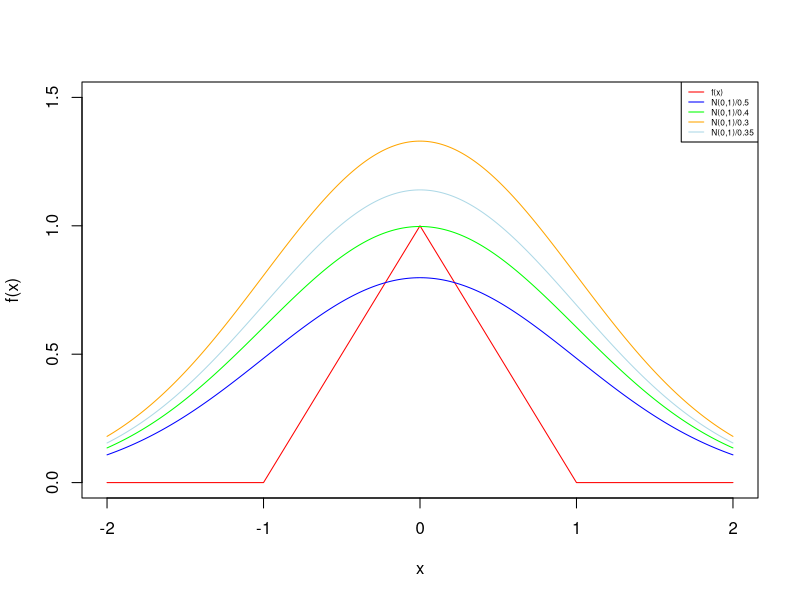
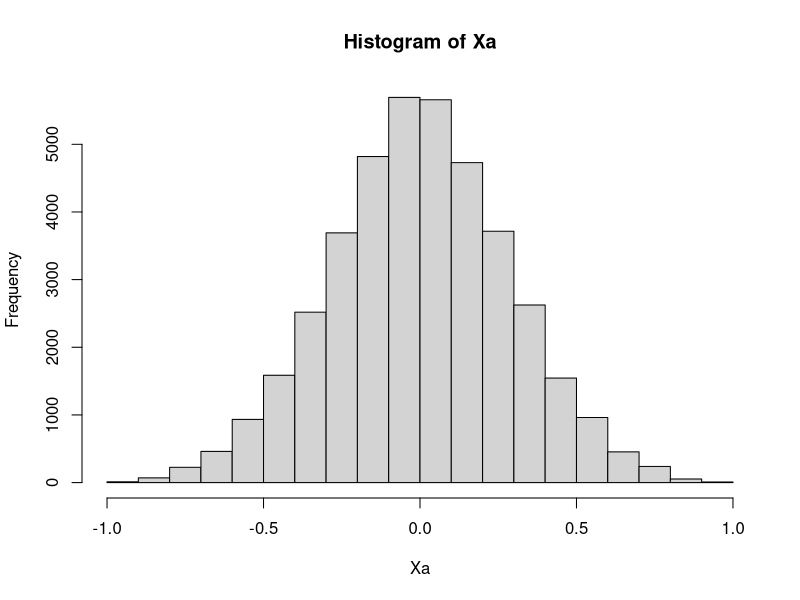
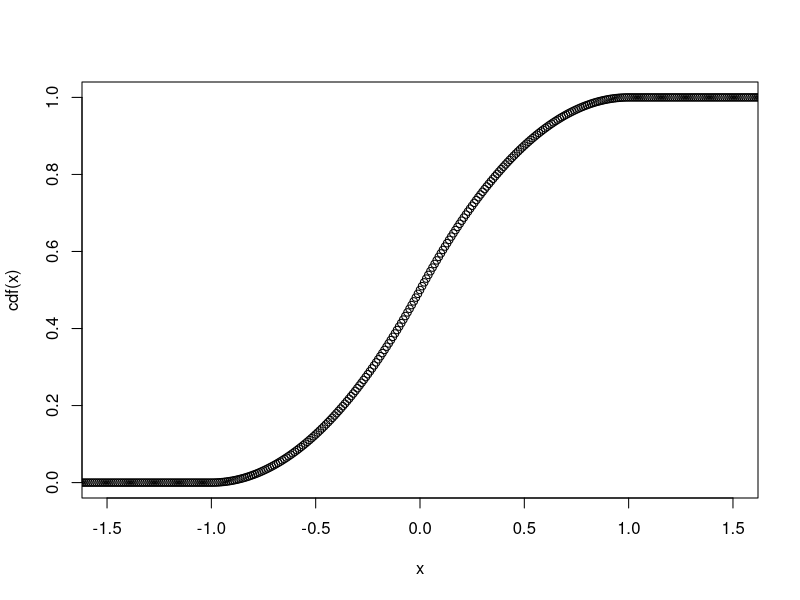
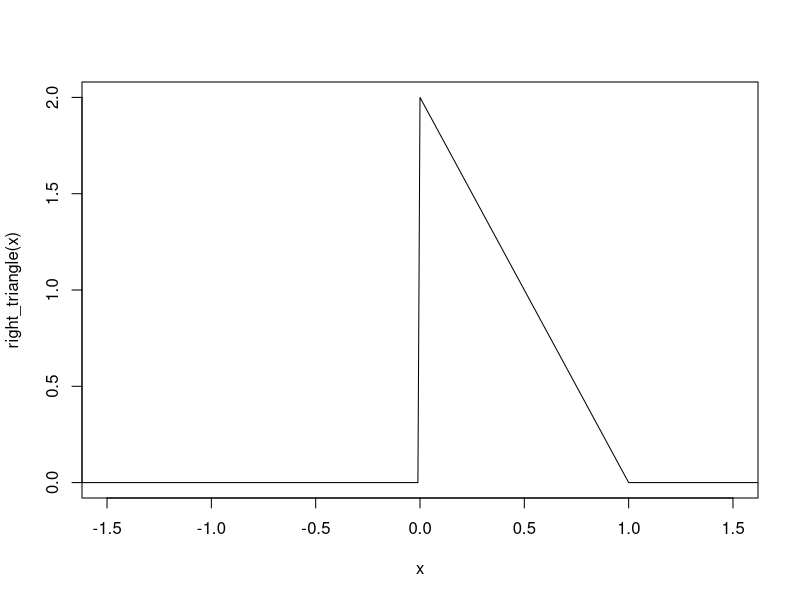
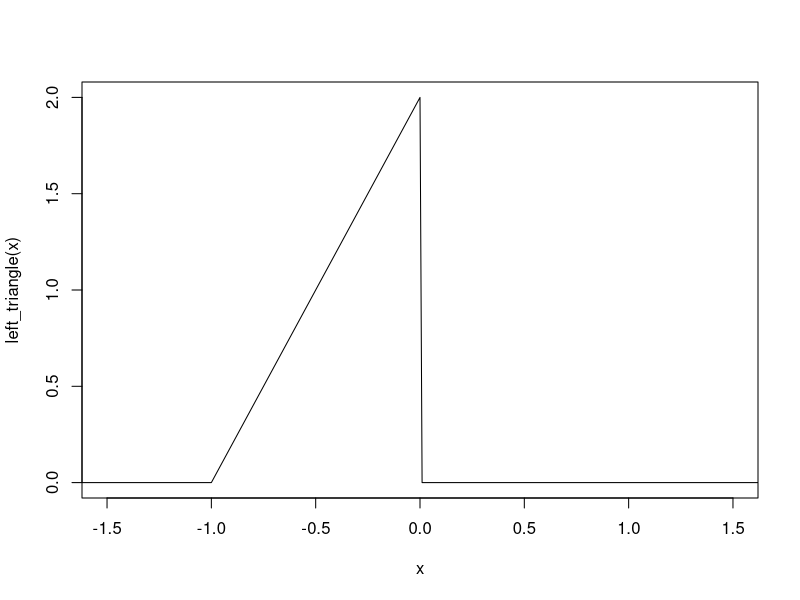
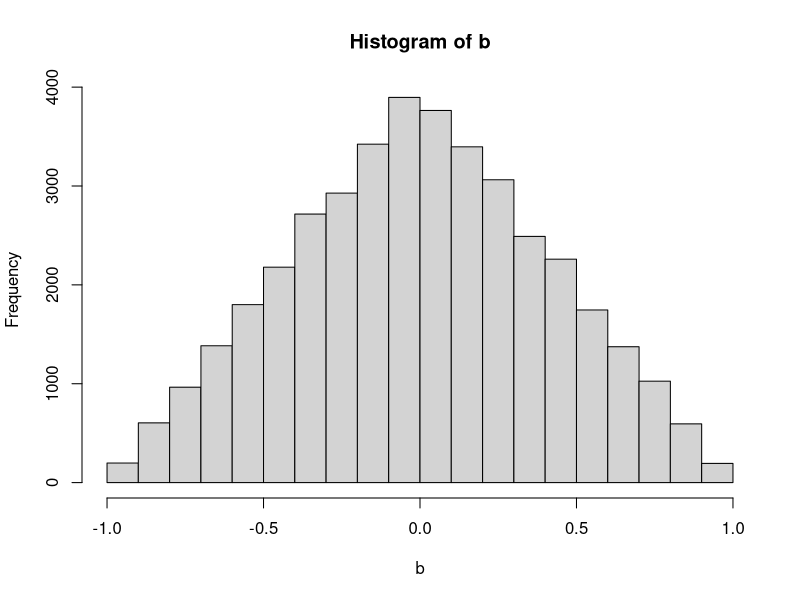
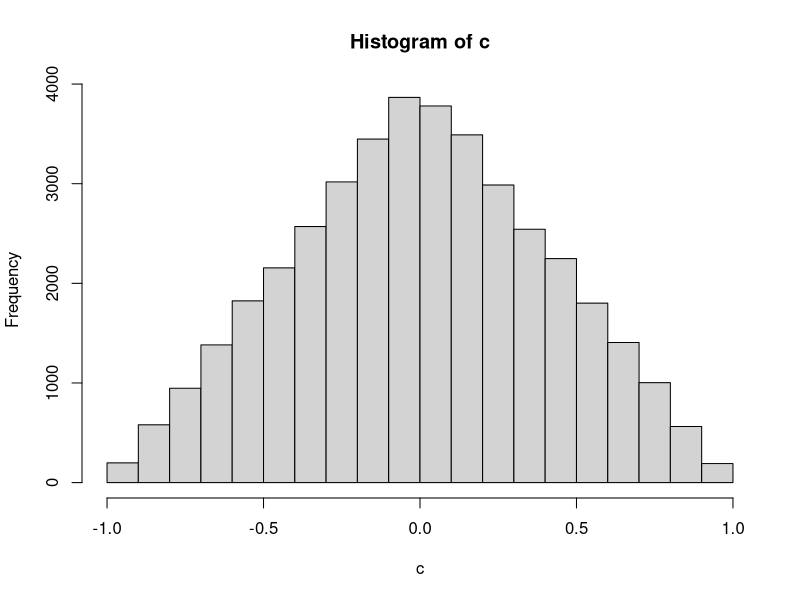
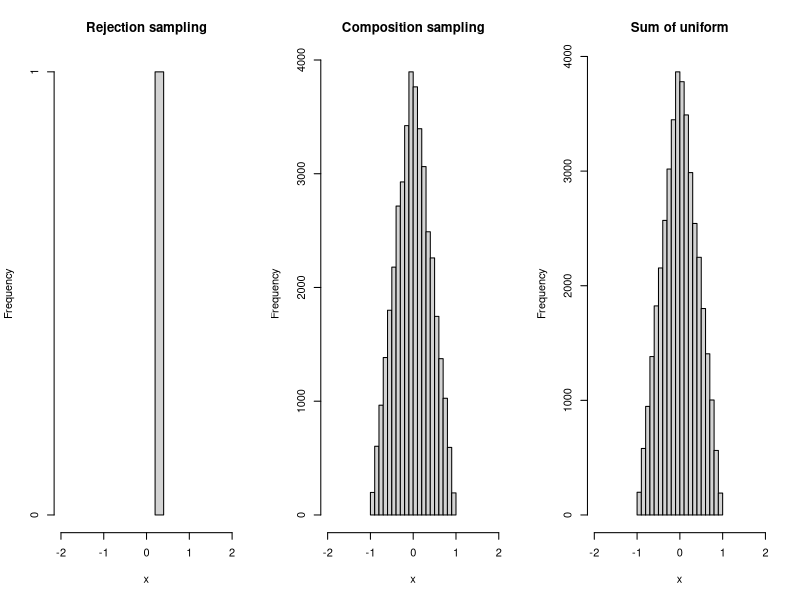

Generate these figures, in order, with R:
## ---- chunk 1
knitr::opts_chunk$set(echo = TRUE)
## ---- chunk 2

f <- function(x){
  out <- c()
  for (i in 1:length(x)){
    if (x[i] < -1){out <- append(out, 0)
    }else if(x[i] > 1){ out <- append(out, 0) 
    }else if (-1 <= x[i] && x[i] <= 0){out <- append(out, x[i]+1)
    }else if (0 < x[i] && x[i] <= 1){out <- append(out, 1-x[i])}
  }
  return(out)
}

#Determining proper value of a for the enveloppe
x <- seq(-2, 2, 0.01)
plot(x, f(x), col = "red", type = "l", ylim = c(0, 1.5))
lines(x, dnorm(x)/0.5, col = "blue")
lines(x, dnorm(x)/0.4, col = "green")
lines(x, dnorm(x)/0.3, col = "orange")
lines(x, dnorm(x)/0.35, col = "lightblue")
#add legend
legend("topright", legend = c("f(x)", "N(0,1)/0.5", "N(0,1)/0.4", "N(0,1)/0.3", "N(0,1)/0.35"), col = c("red", "blue", "green", "orange", "lightblue"), lty = 1, cex = 0.5)

#Based on the three plots, we choose a = 0.35
a <- 0.35

e <- function(x){
  return(dnorm(x) / a)
}

## ---- chunk 3
#Rejection sampling:
Xa <- c()

while(length(Xa) < 40000){
   U <- runif(1)
   Y <- rnorm(1) * a            # g(x) = N(0,1)
  if (U <= f(Y)/e(Y)){
    Xa <- c(Xa, Y)
  }
}

#plot the histogram of the generated values
hist(Xa)
## ---- chunk 4
x <- seq(-2,2, 0.01)

cdf <- function(x){
  y <- rep(0,length(x))
  for (i in 1:length(x)){
    if (x[i] < -1){
      y[i] <- 0
    }else if (x[i]<=0){
      y[i] <- x[i]^2/2 + x[i] + 0.5
    }else if (x[i]<=1){
      y[i] <- x[i] - (x[i]^2 /2) + .5
    }else y[i] <- 1
  }
  return(y)
}

plot(x,cdf(x), xlim=c(-1.5, 1.5))

right_triangle <- function(x){
  y <- rep(0, length(x))
  for (i in 1:length(x)){
    if (x[i] < 0){
        y[i] <- 0
      }else if(x[i] > 1){
        y[i] <- 0
      }else y[i] <- 2 - 2*x[i]
    }
  return(y)
}

left_triangle <- function(x){
  y <- rep(0, length(x))
  for (i in 1:length(x)){
    if (x[i] < -1){
      y[i] <- 0
    }else if(x[i] > 0){
      y[i] <- 0
    }else y[i] <- 2 + 2*x[i]
  }
  return(y)
}

plot(x,right_triangle(x), xlim=c(-1.5, 1.5), type="l")
plot(x,left_triangle(x), xlim=c(-1.5, 1.5), type="l")


cdf_right <- function(y){
  return(1 - sqrt(1-y))
}

cdf_left <- function(y){
  return(sqrt(y)-1)
}

zerone <- runif(40000, 0,1)
g <- rbinom(40000, 1, 0.5)

genX <- function(x,g){
  res <- rep(0, length(x))
  for (i in 1:length(x)){
    if (g[i] == 0) res[i] <- cdf_right(x[i])
    else res[i] <- cdf_left(x[i])
  }
  return(res)
}
b <- genX(zerone, g)
hist(b)
## ---- chunk 5

genXunif <- function(){
  u1 <- runif(40000)
  u2 <- runif(40000)
  return(u1-u2)
}

c <- genXunif()
hist(c)

## ---- chunk 6

#Comparaison of the histograms
par(mfrow=c(1,3))
hist(a, main="Rejection sampling", xlab="x", xlim=c(-2,2))
hist(b, main="Composition sampling", xlab="x", xlim=c(-2,2))
hist(c, main="Sum of uniform", xlab="x", xlim=c(-2,2))

## ---- chunk 7
de <- function(x, mu, lambda){
  return(lambda/2 * exp(-lambda * abs(x-mu)))
}
#Inverse CDF method
#Generate 10000 random numbers from Unif(0,1)
set.seed(12345)
u <- runif(10000)
#Generate 10000 random numbers from DE(0,1) using the inverse CDF method
F_inv <- function(p, mu, lambda){
  return(mu - (1/lambda) * sign(p-0.5)*log(1-2*abs(p-0.5)))
}
d <- F_inv(u, 0, 1)
hist(d, breaks = 100)
curve(de(x, 0, 1)*2000, add = TRUE, col = "red")


## ---- chunk 8
#Rejection sampling method
#Determining proper value of a for the enveloppe
a <- 0.7
#plot(x, f(x), col = "red", type = "l")
#lines(x, g(x, 0, 1)/a, col = "blue")

#Generate 2000 random numbers from DE(0,1)
set.seed(12345)
u <- runif(2000)
Y <- F_inv(u, 0, 1)*a

f <- function(x){
  return(dnorm(x, 0, 1))
}
g <- function(x, mu, lambda){
  return(de(x, mu, lambda))
}

#After trial and error, a = 0.7 seems to be the best value for a

#Generate 2000 random numbers from N(0,1) using the rejection sampling method
X_rej <- c()
samples <- 0
rejection_rate <- 0
while(length(X_rej) < 2000){
  samples <- samples + 1
  Y <- F_inv(runif(1), 0, 1)
  U <- runif(1, 0,1)
  if(U <= f(Y)/(g(Y, 0, 1)/a)){
    X_rej <- c(X_rej, Y)
  }else{
    rejection_rate <- rejection_rate + 1
  }
}
rejection_rate <- rejection_rate/samples

hist(X_rej, breaks = 100)
curve(dnorm(x, mean = 0, sd = 1)*200, add = TRUE, col = "red")
curve(de(x, 0, 1)*200/a, add = TRUE, col = "blue")

## ---- chunk 9
#Generate 2000 random numbers from N(0,1) using rnorm()
set.seed(12345)
X <- rnorm(2000, mean = 0, sd = 1)
hist(X, breaks = 100)
curve(dnorm(x, mean = 0, sd = 1)*100, add = TRUE, col = "red")
## ---- chunk 10
library(ggplot2)
df1 <- data.frame(X_rej)
df2 <- data.frame(X)
#Comparaison of the histograms
ggplot(df1, aes(x = X_rej)) + geom_histogram(bins= 100,fill = "blue", alpha = 0.5) + geom_histogram(data = df2, aes(x = X), bins = 100, fill = "red", alpha = 0.5)

